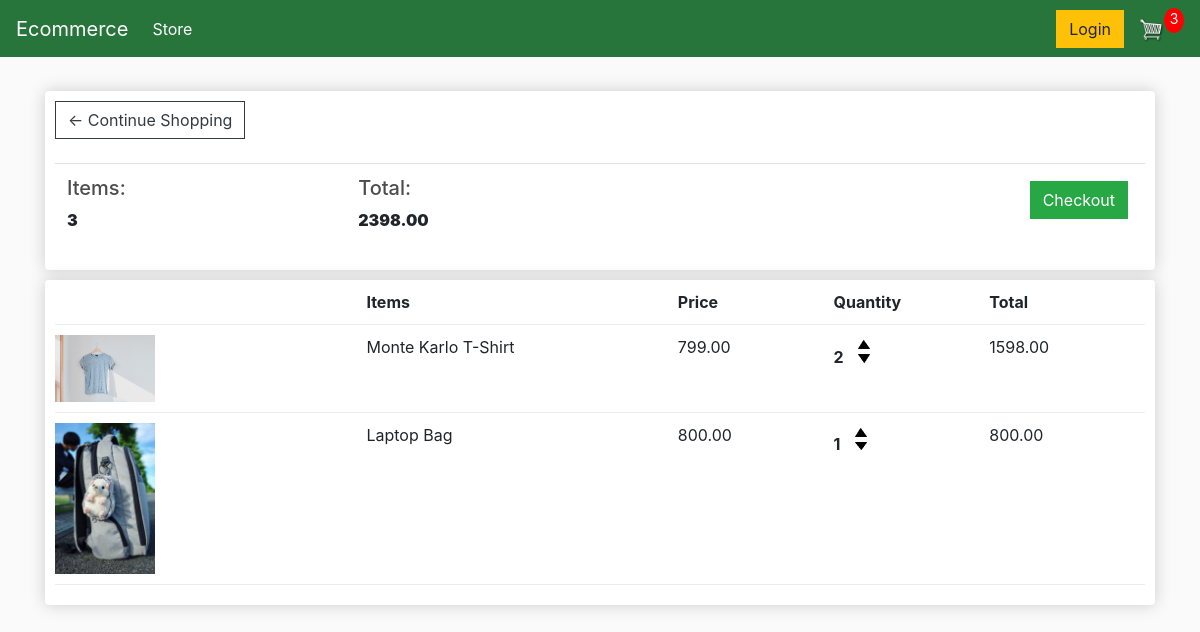
The app's page /cart/ (signed in), older data.
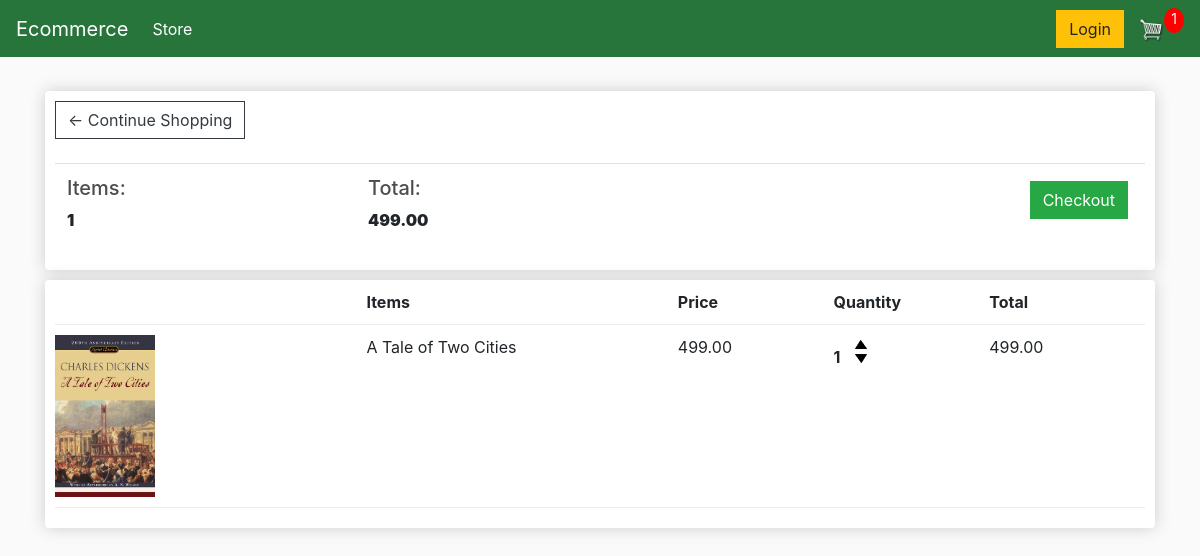
The same page, newer data.
### store/models.py (models this page shows, shortened)
class Order(models.Model):
    customer = models.ForeignKey(
        Customer, null=True, blank=True, on_delete=models.SET_NULL
    )
    date_orderd = models.DateTimeField(auto_now_add=True)
    complete = models.BooleanField(default=False)
    transiction_id = models.CharField(max_length=100, null=True)
    @property
    def get_cart_total(self):
        orderitems = self.orderitem_set.all()
        total = sum([item.get_total for item in orderitems])
        return total
    @property
    def get_cart_items(self):
        orderitems = self.orderitem_set.all()
        total = sum([item.quantity for item in orderitems])
        return total

class OrderItem(models.Model):
    product = models.ForeignKey(Product, null=True, on_delete=models.SET_NULL)
    order = models.ForeignKey(Order, null=True, on_delete=models.SET_NULL)
    quantity = models.IntegerField(default=0, null=True, blank=True)
    date_added = models.DateTimeField(auto_now_add=True)
    @property
    def get_total(self):
        total = self.product.price * self.quantity
        return total

class Product(models.Model):
    name = models.CharField(max_length=200)
    price = models.DecimalField(max_digits=7, decimal_places=2)
    digital = models.BooleanField(default=False, null=True, blank=True)
    image = models.ImageField(null=True, blank=True)
    @property
    def imageURL(self):
        try:
            url = self.image.url
        except:
            url = ""
        return url

### store/views.py (the view)
# urls.py: path('cart/', views.cart, name="cart"),
def cart(request):
    if request.user.is_authenticated:
      customer = request.user.customer
      order, created = Order.objects.get_or_create(customer=customer, complete=False)
      items = order.orderitem_set.all()
      cartItems = order.get_cart_items
    else:
      items = {}
      order = {"get_cart_total": 0, "get_cart_items": 0}
      cartItems = order['get_cart_items']
    context = {"items": items, "order": order, 'cartItems': cartItems, 'shipping': False}
    return render(request, "store/cart.html", context)

### store/templates/store/cart.html (shortened to what this page needs)
{% extends 'store/index.html' %} {% load static %} {% block content %}
<div class="row">
  <div class="col-lg-12">
    <div class="box-element">
      <a class="btn btn-outline-dark" href="{% url 'store' %}"
        >&#x2190; Continue Shopping</a
      >
      <br />
      <br />
      <table class="table">
        <th>
          <h5>Items:</h5>
          <strong>{{order.get_cart_items}}</strong>
        </th>
        <th>
          <h5>Total:</h5>
          <strong>{{order.get_cart_total|floatformat:2}}</strong>
        </th>
        <th>
          <a
            class="btn btn-success"
            style="float: right; margin: 5px;"
            href="{% url 'checkout' %}"
            >Checkout</a
          >
        </th>
      </table>
    </div>
  </div>
  <div class="col-lg-12">
    <div class="box-element">
      <div class="cart-row">
        <div style="flex: 2;"></div>
        <div style="flex: 2;"><strong>Items</strong></div>
        <div style="flex: 1;"><strong>Price</strong></div>
        <div style="flex: 1;"><strong>Quantity</strong></div>
        <div style="flex: 1;"><strong>Total</strong></div>
      </div>
      {% for item in items %}
      <div class="cart-row">
        <div style="flex: 2;">
          <img class="row-image" src="{{item.product.imageURL}}" />
        </div>
        <div style="flex: 2;"><p>{{item.product.name}}</p></div>
        <div style="flex: 1;"><p>{{item.product.price|floatformat:2}}</p></div>
        <div style="flex: 1;">
          <p class="quantity">{{item.quantity}}</p>
          <div class="quantity">
            <img data-product="{{item.product.id}}" data-action="add"
              class="chg-quantity update-cart"
              src="{% static  'images/arrow-up.png' %}"
            />
            <img data-product="{{item.product.id}}" data-action="remove"
              class="chg-quantity update-cart"
              src="{% static  'images/arrow-down.png' %}"
            />
          </div>
        </div>
        <div style="flex: 1;"><p>{{item.get_total}}</p></div>
      </div>
      {% endfor %}
    </div>
  </div>
  {% endblock content %}

Row changes from the older to the newer data that the page shows:
removed OrderItem: product.imageURL (picture), product.name "Monte Karlo T-Shirt", product.price "799.00", quantity "2", get_total "1598.00"
removed OrderItem: product.imageURL (picture), product.name "Laptop Bag", product.price "800.00", quantity "1", get_total "800.00"
computed for Order: get_cart_items "3" → "1"; get_cart_total "2398.00" → "499.00"
added OrderItem: product.imageURL (picture), product.name "A Tale of Two Cities", product.price "499.00", quantity "1", get_total "499.00"
Text that changed along with them:
{{ cartItems }}: "3" → "1"
